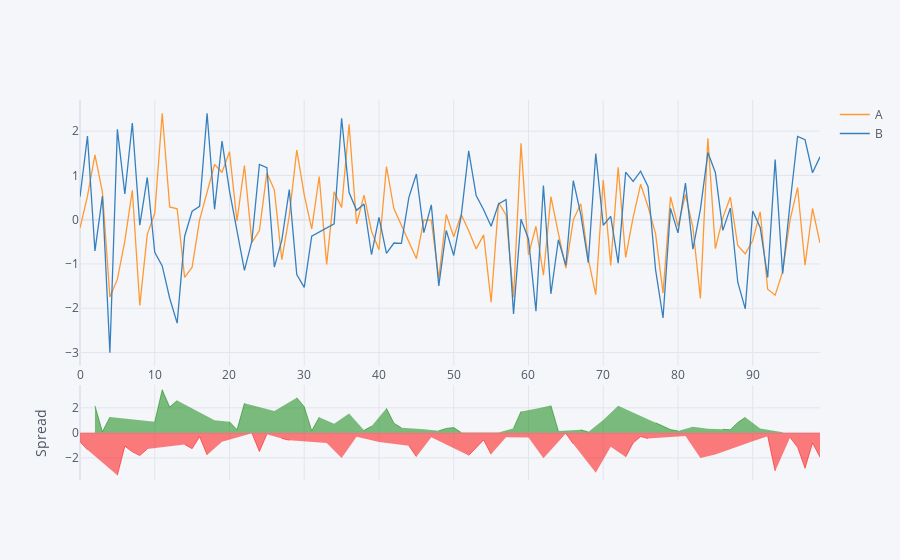

Source (notebook cell):
### Code cell
df[['A','B']].iplot(kind='spread')

### Figure 1 — Plotly figure (JSON) as saved in the notebook; plotly's stock layout.template omitted (floating-point values rounded to 4 significant figures)
{"data": [{"line": {"color": "rgba(255, 153, 51, 1.0)", "dash": "solid", "shape": "linear", "width": 1.3}, "mode": "lines", "name": "A", "text": "", "type": "scatter", "x": [0, 1, 2, 3, 4, 5, 6, 7, 8, 9, 10, 11, 12, 13, 14, 15, 16, 17, 18, 19, 20, 21, 22, 23, 24, 25, 26, 27, 28, 29, 30, 31, 32, 33, 34, 35, 36, 37, 38, 39, 40, 41, 42, 43, 44, 45, 46, 47, 48, 49, 50, 51, 52, 53, 54, 55, 56, 57, 58, 59, 60, 61, 62, 63, 64, 65, 66, 67, 68, 69, 70, 71, 72, 73, 74, 75, 76, 77, 78, 79, 80, 81, 82, 83, 84, 85, 86, 87, 88, 89, 90, 91, 92, 93, 94, 95, 96, 97, 98, 99], "y": [-0.1908, 0.5335, 1.463, 0.6228, -1.746, -1.349, -0.4805, 0.6642, -1.937, -0.3309, 0.1431, 2.403, 0.2891, 0.2465, -1.306, -1.073, -0.003257, 0.6336, 1.247, 1.071, 1.537, -0.0336, 1.223, -0.5138, -0.247, 1.056, 0.6736, -0.904, 0.0878, 1.572, 0.5621, -0.2072, 0.9756, -1.01, 0.6279, 0.2729, 2.156, -0.09788, 0.5538, -0.2615, -0.6781, 1.201, 0.2459, -0.1259, -0.5169, -0.878, -0.004091, -0.009289, -1.331, 0.1175, -0.3867, 0.117, -0.2495, -0.6606, -0.343, -1.866, 0.3824, 0.1084, -1.753, 1.725, -0.7961, -0.1489, -1.255, 0.5214, -0.3102, -1.092, -0.003423, 0.3598, -0.8937, -1.695, 0.8948, -1.032, 1.183, -0.8535, 0.05281, 0.7986, 0.2926, -0.3141, -1.659, 0.5179, -0.1463, 0.5715, -0.1772, -1.777, 1.839, -0.6541, 0.04166, 0.5085, -0.5831, -0.774, -0.4726, 0.1779, -1.571, -1.705, -1.175, 0.001413, 0.7232, -1.03, 0.2525, -0.529]}, {"line": {"color": "rgba(55, 128, 191, 1.0)", "dash": "solid", "shape": "linear", "width": 1.3}, "mode": "lines", "name": "B", "text": "", "type": "scatter", "x": [0, 1, 2, 3, 4, 5, 6, 7, 8, 9, 10, 11, 12, 13, 14, 15, 16, 17, 18, 19, 20, 21, 22, 23, 24, 25, 26, 27, 28, 29, 30, 31, 32, 33, 34, 35, 36, 37, 38, 39, 40, 41, 42, 43, 44, 45, 46, 47, 48, 49, 50, 51, 52, 53, 54, 55, 56, 57, 58, 59, 60, 61, 62, 63, 64, 65, 66, 67, 68, 69, 70, 71, 72, 73, 74, 75, 76, 77, 78, 79, 80, 81, 82, 83, 84, 85, 86, 87, 88, 89, 90, 91, 92, 93, 94, 95, 96, 97, 98, 99], "y": [0.5181, 1.888, -0.7051, 0.5319, -3.005, 2.04, 0.5803, 2.183, -0.1225, 0.9539, -0.7386, -1.045, -1.775, -2.337, -0.3742, 0.1914, 0.3004, 2.402, 0.2341, 1.776, 0.6486, -0.2812, -1.144, -0.4774, 1.246, 1.176, -1.071, -0.4604, 0.6775, -1.237, -1.531, -0.3741, -0.2806, -0.1905, -0.09288, 2.292, 0.611, 0.2107, 0.3531, -0.7917, 0.04944, -0.7599, -0.5271, -0.5346, 0.5058, 1.031, -0.2938, 0.3333, -1.498, -0.2405, -0.808, 0.08515, 1.555, 0.5458, 0.2249, -0.1493, 0.3549, 0.4552, -2.128, 0.01187, -0.4345, -2.068, 0.7683, -1.674, -0.4531, -1.032, 0.8816, 0.1143, -0.9699, 1.493, -0.126, 0.07422, -0.9817, 1.072, 0.8643, 1.096, 0.7448, -1.127, -2.221, 0.2551, -0.298, 0.8278, -0.6675, 0.2324, 1.516, 1.067, -0.2419, 0.2615, -1.412, -2.014, 0.1957, -0.1747, -1.306, 1.356, -1.221, 0.3751, 1.878, 1.805, 1.06, 1.419]}, {"connectgaps": false, "fill": "tozeroy", "line": {"color": "green", "dash": "solid", "shape": "linear", "width": 0.5}, "mode": "lines", "name": "Spread", "showlegend": false, "type": "scatter", "x": [0, 1, 2, 3, 4, 5, 6, 7, 8, 9, 10, 11, 12, 13, 14, 15, 16, 17, 18, 19, 20, 21, 22, 23, 24, 25, 26, 27, 28, 29, 30, 31, 32, 33, 34, 35, 36, 37, 38, 39, 40, 41, 42, 43, 44, 45, 46, 47, 48, 49, 50, 51, 52, 53, 54, 55, 56, 57, 58, 59, 60, 61, 62, 63, 64, 65, 66, 67, 68, 69, 70, 71, 72, 73, 74, 75, 76, 77, 78, 79, 80, 81, 82, 83, 84, 85, 86, 87, 88, 89, 90, 91, 92, 93, 94, 95, 96, 97, 98, 99], "xaxis": "x2", "y": ["", "", 2.168, 0.09092, 1.259, "", "", "", "", "", 0.8817, 3.448, 2.064, 2.583, "", "", "", "", 1.013, "", 0.8885, 0.2476, 2.368, "", "", "", 1.744, "", "", 2.81, 2.093, 0.1669, 1.256, "", 0.7208, "", 1.545, "", 0.2007, 0.5302, "", 1.961, 0.7729, 0.4087, "", "", 0.2897, "", 0.1673, 0.3581, 0.4214, 0.03184, "", "", "", "", 0.02753, "", 0.3755, 1.713, "", 1.919, "", 2.196, 0.1429, "", "", 0.2455, 0.07616, "", 1.021, "", 2.165, "", "", "", "", 0.8126, 0.5617, 0.2629, 0.1518, "", 0.4903, "", 0.3232, "", 0.2836, 0.247, 0.8291, 1.24, "", 0.3525, "", "", 0.04627, "", "", "", "", ""], "yaxis": "y2"}, {"connectgaps": false, "fill": "tozeroy", "line": {"color": "red", "dash": "solid", "shape": "linear", "width": 0.5}, "mode": "lines", "name": "Spread", "showlegend": false, "type": "scatter", "x": [0, 1, 2, 3, 4, 5, 6, 7, 8, 9, 10, 11, 12, 13, 14, 15, 16, 17, 18, 19, 20, 21, 22, 23, 24, 25, 26, 27, 28, 29, 30, 31, 32, 33, 34, 35, 36, 37, 38, 39, 40, 41, 42, 43, 44, 45, 46, 47, 48, 49, 50, 51, 52, 53, 54, 55, 56, 57, 58, 59, 60, 61, 62, 63, 64, 65, 66, 67, 68, 69, 70, 71, 72, 73, 74, 75, 76, 77, 78, 79, 80, 81, 82, 83, 84, 85, 86, 87, 88, 89, 90, 91, 92, 93, 94, 95, 96, 97, 98, 99], "xaxis": "x2", "y": [-0.7089, -1.355, "", "", "", -3.389, -1.061, -1.519, -1.815, -1.285, "", "", "", "", -0.9317, -1.265, -0.3037, -1.769, "", -0.7046, "", "", "", -0.03639, -1.493, -0.1201, "", -0.4436, -0.5897, "", "", "", "", -0.8191, "", -2.019, "", -0.3086, "", "", -0.7276, "", "", "", -1.023, -1.909, "", -0.3426, "", "", "", "", -1.805, -1.206, -0.5679, -1.716, "", -0.3468, "", "", -0.3616, "", -2.024, "", "", -0.05983, -0.885, "", "", -3.188, "", -1.106, "", -1.926, -0.8115, -0.297, -0.4522, "", "", "", "", -0.2562, "", -2.009, "", -1.721, "", "", "", "", -0.6683, "", -0.2644, -3.061, "", -0.3737, -1.155, -2.835, -0.8073, -1.948], "yaxis": "y2"}], "layout": {"autosize": true, "hovermode": "x", "legend": {"bgcolor": "#F5F6F9", "font": {"color": "#4D5663"}}, "paper_bgcolor": "#F5F6F9", "plot_bgcolor": "#F5F6F9", "title": {"font": {"color": "#4D5663"}}, "xaxis": {"autorange": true, "gridcolor": "#E1E5ED", "range": [0, 99], "showgrid": true, "tickfont": {"color": "#4D5663"}, "title": {"font": {"color": "#4D5663"}, "text": ""}, "type": "linear", "zerolinecolor": "#E1E5ED"}, "xaxis2": {"anchor": "y2", "autorange": true, "gridcolor": "#E1E5ED", "range": [0, 99], "showgrid": true, "showticklabels": false, "tickfont": {"color": "#4D5663"}, "title": {"font": {"color": "#4D5663"}, "text": ""}, "type": "linear", "zerolinecolor": "#E1E5ED"}, "yaxis": {"autorange": true, "domain": [0.3, 1], "gridcolor": "#E1E5ED", "range": [-3.305, 2.703], "showgrid": true, "tickfont": {"color": "#4D5663"}, "title": {"font": {"color": "#4D5663"}, "text": ""}, "type": "linear", "zerolinecolor": "#E1E5ED"}, "yaxis2": {"autorange": true, "domain": [0, 0.25], "gridcolor": "#E1E5ED", "range": [-3.769, 3.828], "showgrid": true, "tickfont": {"color": "#4D5663"}, "title": {"font": {"color": "#4D5663"}, "text": "Spread"}, "type": "linear", "zerolinecolor": "#E1E5ED"}}}
